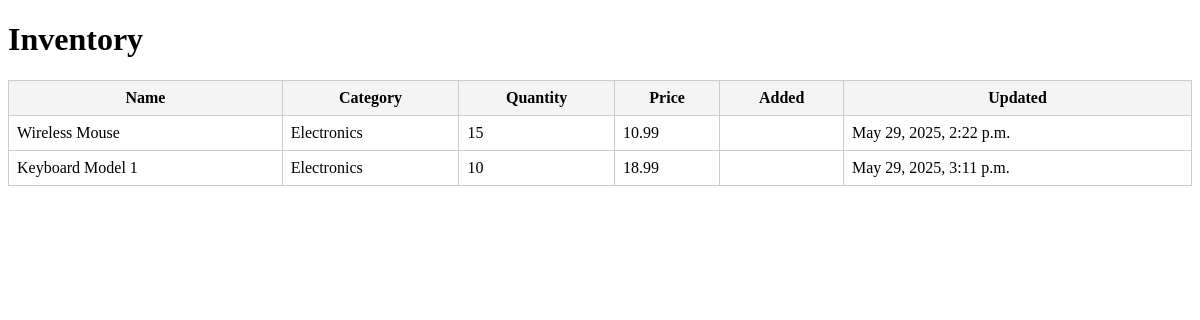
/products/, run on an earlier commit of the app's database.
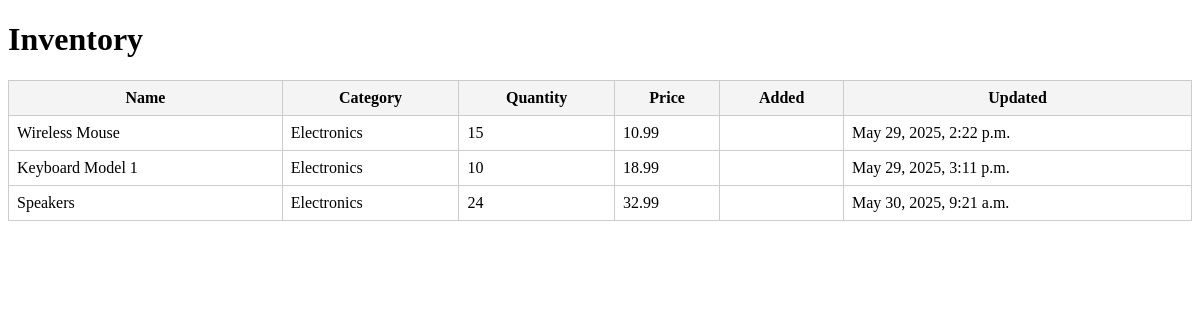
And on a later commit of the database.
### inventory/models.py (models this page shows, shortened)
class Product(models.Model):
    name = models.CharField(max_length=100)
    category = models.CharField(max_length=50, blank=True)
    quantity = models.IntegerField()
    price = models.DecimalField(max_digits=10, decimal_places=2)
    added_on = models.DateTimeField(default=timezone.now)
    last_updated = models.DateTimeField(auto_now=True)

### inventory/views.py (the view)
# urls.py: path("products/", views.product_list, name="product_list"),
def product_list(request):
    products = Product.objects.all()
    return render(request, "inventory/product_list.html", {"products": products})

### inventory/templates/inventory/product_list.html (shortened to what this page needs)
<!DOCTYPE html>
<html>
<head>
</head>
<body>
    <h1>Inventory</h1>
    {% if products %}
    <table>
        <thead>
            <tr>
                <th>Name</th>
                <th>Category</th>
                <th>Quantity</th>
                <th>Price</th>
                <th>Added</th>
                <th>Updated</th>
            </tr>
        </thead>
        <tbody>
            {% for product in products %}
            <tr>
                <td>{{ product.name }}</td>
                <td>{{ product.category }}</td>
                <td>{{ product.quantity }}</td>
                <td>{{ product.price }}</td>
                <td>{{ product.date_added }}</td>
                <td>{{ product.last_updated }}</td>
            </tr>
            {% endfor %}
        </tbody>
    </table>
    {% else %}
        <p>No products in inventory.</p>
    {% endif %}
</body>
</html>

### inventory/templates/inventory/product_list.html (style rules this page uses)
table { border-collapse: collapse; width: 100%; }
th, td { padding: 8px; border: 1px solid #ccc; }
th { background-color: #f4f4f4; }

What changed in the data, as far as the page shows it:
added Product: name "Speakers", category "Electronics", quantity "24", price "32.99", last_updated "May 30, 2025, 9:21 a.m."
